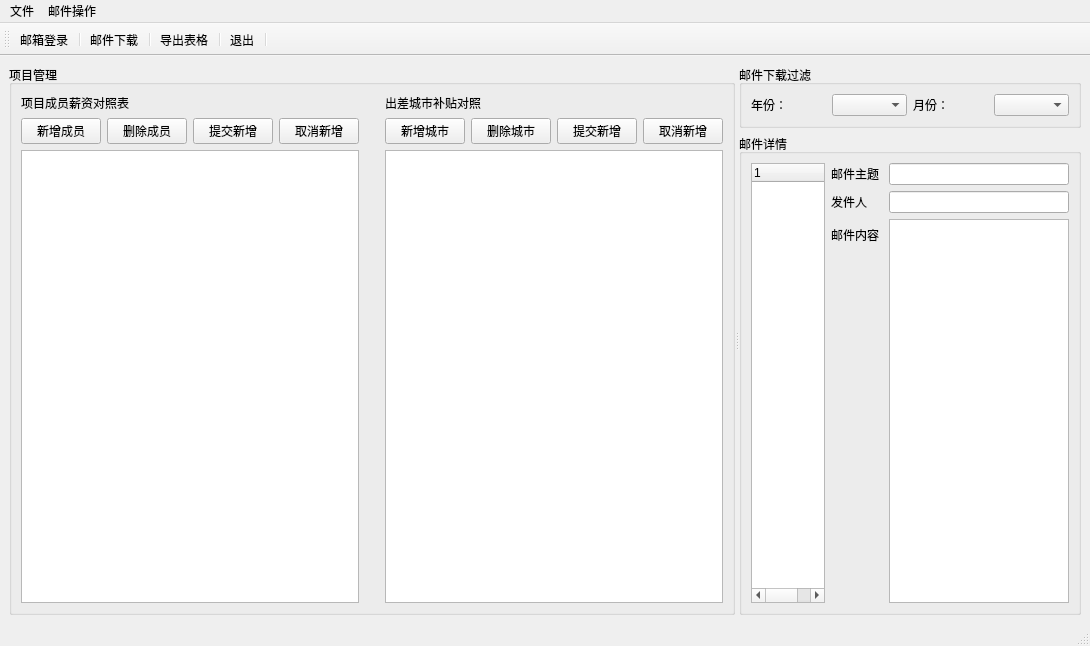
<?xml version="1.0" encoding="UTF-8"?>
<ui version="4.0">
 <class>MainWindow</class>
 <widget class="QMainWindow" name="MainWindow">
  <property name="geometry">
   <rect>
    <x>0</x>
    <y>0</y>
    <width>1090</width>
    <height>646</height>
   </rect>
  </property>
  <property name="windowTitle">
   <string>MainWindow</string>
  </property>
  <widget class="QWidget" name="centralwidget">
   <layout class="QHBoxLayout" name="horizontalLayout_6">
    <item>
     <widget class="QSplitter" name="splitter">
      <property name="orientation">
       <enum>Qt::Horizontal</enum>
      </property>
      <widget class="QGroupBox" name="groupBox">
       <property name="title">
        <string>项目管理</string>
       </property>
       <layout class="QHBoxLayout" name="horizontalLayout_3">
        <item>
         <layout class="QVBoxLayout" name="verticalLayout">
          <item>
           <widget class="QLabel" name="laeb_employee">
            <property name="maximumSize">
             <size>
              <width>16777215</width>
              <height>30</height>
             </size>
            </property>
            <property name="text">
             <string>项目成员薪资对照表</string>
            </property>
           </widget>
          </item>
          <item>
           <layout class="QHBoxLayout" name="horizontalLayout">
            <item>
             <widget class="QPushButton" name="add_employee">
              <property name="text">
               <string>新增成员</string>
              </property>
             </widget>
            </item>
            <item>
             <widget class="QPushButton" name="del_employee">
              <property name="text">
               <string>删除成员</string>
              </property>
             </widget>
            </item>
            <item>
             <widget class="QPushButton" name="submit_employee">
              <property name="text">
               <string>提交新增</string>
              </property>
             </widget>
            </item>
            <item>
             <widget class="QPushButton" name="cacell_employee">
              <property name="text">
               <string>取消新增</string>
              </property>
             </widget>
            </item>
           </layout>
          </item>
          <item>
           <widget class="QTableWidget" name="table_employee"/>
          </item>
         </layout>
        </item>
        <item>
         <spacer name="verticalSpacer">
          <property name="orientation">
           <enum>Qt::Vertical</enum>
          </property>
          <property name="sizeHint" stdset="0">
           <size>
            <width>20</width>
            <height>40</height>
           </size>
          </property>
         </spacer>
        </item>
        <item>
         <layout class="QVBoxLayout" name="verticalLayout_2">
          <item>
           <widget class="QLabel" name="label_city">
            <property name="maximumSize">
             <size>
              <width>16777215</width>
              <height>30</height>
             </size>
            </property>
            <property name="text">
             <string>出差城市补贴对照</string>
            </property>
           </widget>
          </item>
          <item>
           <layout class="QHBoxLayout" name="horizontalLayout_2">
            <item>
             <widget class="QPushButton" name="add_city">
              <property name="text">
               <string>新增城市</string>
              </property>
             </widget>
            </item>
            <item>
             <widget class="QPushButton" name="del_city">
              <property name="text">
               <string>删除城市</string>
              </property>
             </widget>
            </item>
            <item>
             <widget class="QPushButton" name="submit_city">
              <property name="text">
               <string>提交新增</string>
              </property>
             </widget>
            </item>
            <item>
             <widget class="QPushButton" name="cancell_city">
              <property name="text">
               <string>取消新增</string>
              </property>
             </widget>
            </item>
           </layout>
          </item>
          <item>
           <widget class="QTableWidget" name="table_city"/>
          </item>
         </layout>
        </item>
       </layout>
      </widget>
      <widget class="QWidget" name="">
       <layout class="QVBoxLayout" name="verticalLayout_3">
        <item>
         <widget class="QGroupBox" name="box_fillter">
          <property name="title">
           <string>邮件下载过滤</string>
          </property>
          <layout class="QHBoxLayout" name="horizontalLayout_5">
           <item>
            <widget class="QLabel" name="label_year">
             <property name="text">
              <string>年份：</string>
             </property>
            </widget>
           </item>
           <item>
            <widget class="QComboBox" name="com_year"/>
           </item>
           <item>
            <widget class="QLabel" name="label_month">
             <property name="text">
              <string>月份：</string>
             </property>
            </widget>
           </item>
           <item>
            <widget class="QComboBox" name="com_month"/>
           </item>
          </layout>
         </widget>
        </item>
        <item>
         <widget class="QGroupBox" name="box_email_detail">
          <property name="title">
           <string>邮件详情</string>
          </property>
          <layout class="QHBoxLayout" name="horizontalLayout_4">
           <item>
            <widget class="QTreeWidget" name="treeWidget">
             <property name="maximumSize">
              <size>
               <width>150</width>
               <height>16777215</height>
              </size>
             </property>
             <column>
              <property name="text">
               <string>1</string>
              </property>
             </column>
            </widget>
           </item>
           <item>
            <layout class="QFormLayout" name="formLayout_email">
             <item row="0" column="1">
              <widget class="QLineEdit" name="line_subject_mail"/>
             </item>
             <item row="1" column="1">
              <widget class="QLineEdit" name="line_send_mail"/>
             </item>
             <item row="0" column="0">
              <widget class="QLabel" name="label_subject">
               <property name="text">
                <string>邮件主题 </string>
               </property>
              </widget>
             </item>
             <item row="1" column="0">
              <widget class="QLabel" name="label_send_mail">
               <property name="text">
                <string>发件人</string>
               </property>
              </widget>
             </item>
             <item row="2" column="0">
              <widget class="QLabel" name="label_content_email">
               <property name="text">
                <string>邮件内容</string>
               </property>
              </widget>
             </item>
             <item row="2" column="1">
              <widget class="QTextEdit" name="text_content_mail"/>
             </item>
            </layout>
           </item>
          </layout>
         </widget>
        </item>
       </layout>
      </widget>
     </widget>
    </item>
   </layout>
  </widget>
  <widget class="QMenuBar" name="menubar_obj">
   <property name="geometry">
    <rect>
     <x>0</x>
     <y>0</y>
     <width>1090</width>
     <height>26</height>
    </rect>
   </property>
   <widget class="QMenu" name="menu_file_2">
    <property name="title">
     <string>文件</string>
    </property>
    <addaction name="login"/>
    <addaction name="outlogin"/>
   </widget>
   <widget class="QMenu" name="menuyoujian">
    <property name="title">
     <string>邮件操作</string>
    </property>
    <addaction name="btn_down_email"/>
    <addaction name="btn_export_excel"/>
   </widget>
   <addaction name="menu_file_2"/>
   <addaction name="menuyoujian"/>
  </widget>
  <widget class="QStatusBar" name="status_bar"/>
  <widget class="QToolBar" name="toolBar">
   <property name="windowTitle">
    <string>toolBar</string>
   </property>
   <attribute name="toolBarArea">
    <enum>TopToolBarArea</enum>
   </attribute>
   <attribute name="toolBarBreak">
    <bool>false</bool>
   </attribute>
   <addaction name="login"/>
   <addaction name="separator"/>
   <addaction name="btn_down_email"/>
   <addaction name="separator"/>
   <addaction name="btn_export_excel"/>
   <addaction name="separator"/>
   <addaction name="outlogin"/>
   <addaction name="separator"/>
  </widget>
  <action name="menu_file">
   <property name="text">
    <string>文件</string>
   </property>
   <property name="toolTip">
    <string>文件</string>
   </property>
  </action>
  <action name="login">
   <property name="icon">
    <iconset>
     <normaloff>../EmailParse/static/image/login.png</normaloff>../EmailParse/static/image/login.png</iconset>
   </property>
   <property name="text">
    <string>邮箱登录</string>
   </property>
   <property name="toolTip">
    <string>邮箱登录</string>
   </property>
  </action>
  <action name="outlogin">
   <property name="icon">
    <iconset>
     <normaloff>../EmailParse/static/image/quit.png</normaloff>../EmailParse/static/image/quit.png</iconset>
   </property>
   <property name="text">
    <string>退出</string>
   </property>
   <property name="toolTip">
    <string>退出</string>
   </property>
   <property name="shortcut">
    <string>Ctrl+R</string>
   </property>
  </action>
  <action name="btn_down_email">
   <property name="icon">
    <iconset>
     <normaloff>../EmailParse/static/image/download.png</normaloff>../EmailParse/static/image/download.png</iconset>
   </property>
   <property name="text">
    <string>邮件下载</string>
   </property>
   <property name="toolTip">
    <string>邮件下载</string>
   </property>
  </action>
  <action name="btn_export_excel">
   <property name="icon">
    <iconset>
     <normaloff>../EmailParse/static/image/excel.png</normaloff>../EmailParse/static/image/excel.png</iconset>
   </property>
   <property name="text">
    <string>导出表格</string>
   </property>
   <property name="toolTip">
    <string>导出表格</string>
   </property>
  </action>
 </widget>
 <resources/>
 <connections/>
</ui>
